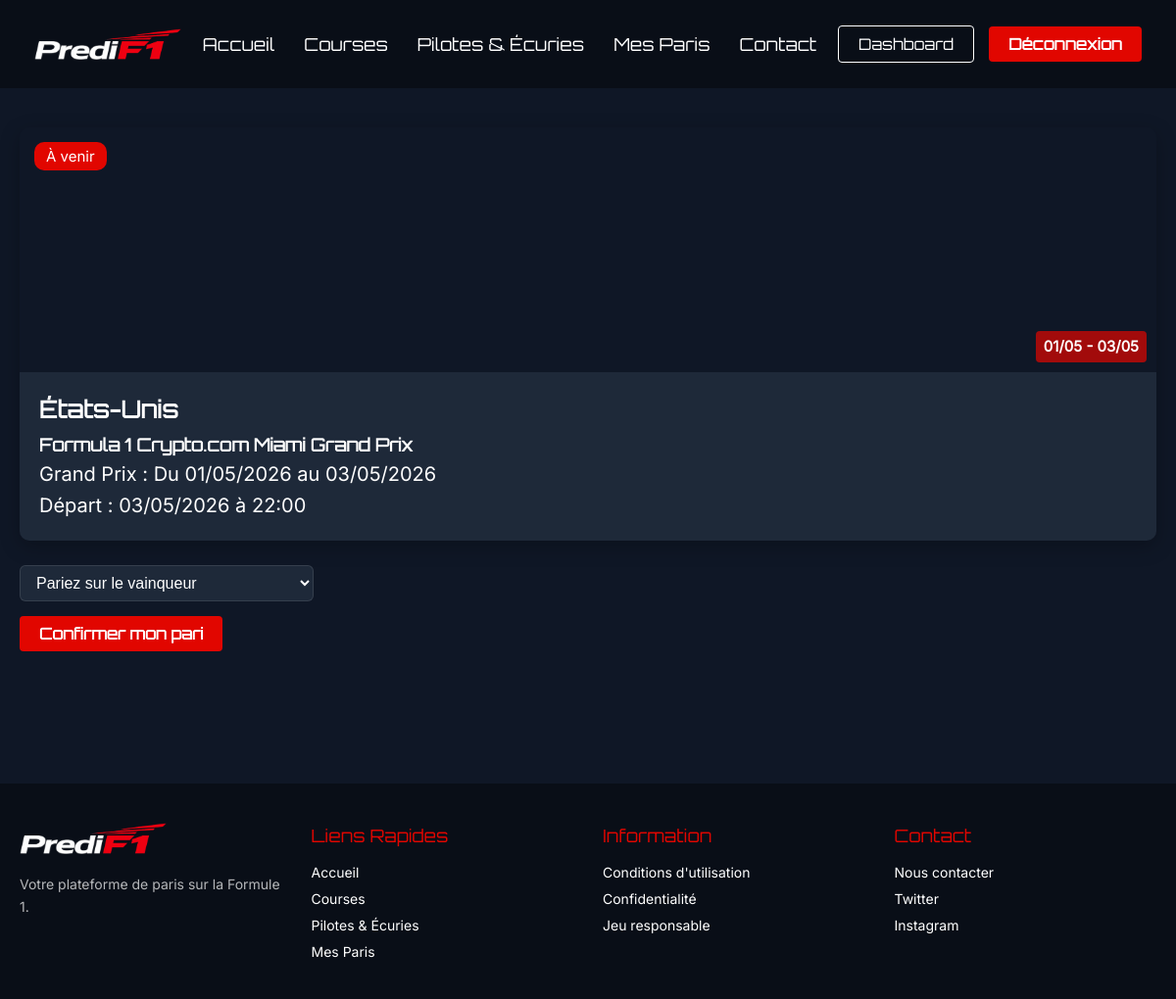
The app's page /?action=parier&idRace=6 (signed in) with its own data.
### tables this page shows
CREATE TABLE `RACE` (
  `id` int(11) NOT NULL,
  `name` varchar(100) DEFAULT NULL,
  `country` varchar(100) DEFAULT NULL,
  `circuitKey_api` int(11) NOT NULL,
  `idWinner` int(11) DEFAULT NULL,
  `gpStart` date DEFAULT NULL,
  `gpEnd` date DEFAULT NULL,
  `raceStart` datetime DEFAULT NULL,
  `picture` varchar(255) DEFAULT NULL,
  `status` varchar(20) DEFAULT 'scheduled'
);

### app/controller/BetController.php (called while the page is built, shortened)
<?php
class BetController extends Controller {
    private $raceModel;
    public function __construct() {
        $this->raceModel = new RaceModel();
    }
    public function showBet() {
        $idRace = $_GET['idRace'];
        $idRace = (int)$idRace;
        try {
            $race = $this->raceModel->getById($idRace);
        } catch(Exception $e) {
            $this->catchError($e);
            return;
        }
        require RACINE . "/app/view/layout/header.php";
        require RACINE . "/app/view/user/bet.php";
        require RACINE . "/app/view/layout/footer.php";
    }
}

### index.php (called while the page is built, shortened)
<?php
$route = new Route();
$route->dispatch();

### app/model/Database.php (called while the page is built, shortened)
<?php
class Database {
    private static ?Database $instance = null;
    private PDO $connection;
    private function __construct(){
        try {
            $this->connection = new PDO(
                "mysql:host=" . $_ENV['DB_HOST'] . ";port=" . $_ENV['DB_PORT'] . ";dbname=" . $_ENV['DB_NAME'],
                $_ENV['DB_USER'],
                $_ENV['DB_PASSWORD']
            );
        } catch (PDOException $e) {
            throw new Exception("Erreur de connexion à la base de données");
        }
    }
    public static function getInstance(): Database {
        if (self::$instance === null){
            self::$instance = new self();
        }
        return self::$instance;
    }
    public function getConnection(): PDO {
        return $this->connection;
    }
}

### app/model/Model.php (called while the page is built, shortened)
<?php
abstract class Model {
    protected $table;
    public $db;
    public function __construct() {
        $this->db = Database::getInstance()->getConnection();
    }
    public function getById($id) {
        try { $query = "SELECT * FROM $this->table WHERE id = :id";
        $stmt = $this->db->prepare($query);
        $stmt->bindValue(':id', $id, PDO::PARAM_INT);
        $stmt->execute();
        return $stmt->fetch(PDO::FETCH_ASSOC);
        } catch (PDOException $e) {
        throw new Exception('Erreur BDD getById : ' . $e->getMessage());
        }
    }
}

### app/view/user/bet.php (the view, shortened to what this page needs)
<article class="race-card-home" aria-label="Formulaire de pari">
     <figure class="race-card-home-img">
        <figcaption class="badge"><?= translateStatus($race['status']) ?></figcaption>
        <?php if($race['name'] === 'Formula 1 Crypto.com Miami Grand Prix') :  ?>
            <video autoplay muted loop preload="metadata" class="race-video"
                onerror="this.outerHTML = '<img src=\'public/img/circuits/default.webp\' alt=\'Circuit par défaut\'>'">
                <source src="public/video/miami.webm" type="video/webm">
                <source src="public/video/miami.mp4" type="video/mp4">
            </video>
        <?php elseif($race['picture']) :  ?>
            <img src="public/img/circuits/<?= htmlspecialchars($race['picture'], ENT_QUOTES, 'UTF-8') ?>"
                alt="<?= htmlspecialchars($race['name'], ENT_QUOTES, 'UTF-8') ?>">
        <?php else :  ?>
            <img src="public/img/circuits/default.webp" alt="Circuit par défaut">
        <?php endif; ?>
        <figcaption class="date-race">
            <p><?= date('d/m', strtotime($race['gpStart'])) ?>
            - <?= date('d/m', strtotime($race['gpEnd'])) ?></p>
        </figcaption>
    </figure>
    <div class="race-card-home-body">
        <div class="info-gp">
            <h2><?= htmlspecialchars($race['country'], ENT_QUOTES, 'UTF-8') ?></h2>
            <div class="info-gp-start">
                <h3><?= htmlspecialchars($race['name'], ENT_QUOTES, 'UTF-8') ?></h3>
                <?php if($race['status'] === 'scheduled') : ?>
                    <p>Grand Prix : Du <?= date('d/m/Y', strtotime($race['gpStart'])) ?>
                        au <?= date('d/m/Y', strtotime($race['gpEnd'])) ?></p>
                        <p>Départ : <?= date('d/m/Y à H:i', strtotime($race['raceStart'])) ?></p>
                <?php endif; ?>
            </div>
        </div>
    </div>
</article>
<section id="profile-info" class="bet-section">
    <form method="POST" action="?action=creer-pari">
        <select class="choice-driver" name="idDriver" value="<?= $driver['id'] ?>"
            id="driver_<?= $driver['id'] ?>" required>
            <option value="" disabled selected>Pariez sur le vainqueur</option>
        </select>
        <button class="btn-register" type="submit">Confirmer mon pari</button>
        <br>
    </form>
</section>

### public/css/main.css (style rules this page uses)
* { margin: 0; padding: 0; box-sizing: border-box; }
button { border: none; background: none; cursor: pointer; font-family: inherit; }
body { background-color: #0F1726; color: #FFFFFF; font-family: "Inter", sans-serif; font-size: 16px; }
h2 { font-size: 18px; font-family: "Orbitron", sans-serif; font-weight: 500; line-height: 1.5; }
@media (min-width: 1024px) { h2 { font-size: 20px; } }
h3 { font-size: 16px; font-family: "Orbitron", sans-serif; font-weight: 500; line-height: 1.5; }
@media (min-width: 1024px) { h3 { font-size: 18px; } }
p { font-size: 16px; font-family: "Inter", sans-serif; line-height: 1.6; }
button { font-size: 16px; font-family: "Orbitron", sans-serif; font-weight: 500; }
.race-card-home-img p { font-size: 15px; font-weight: bold; color: #FFFFFF; }
.race-card-home-img .date-race { position: absolute; bottom: 10px; right: 10px; background-color: rgba(225, 6, 0, 0.7); padding: 4px 8px; border-radius: 4px; }
.btn-register { background-color: #E10600; color: #FFFFFF; border-radius: 4px; font-family: "Orbitron", sans-serif; font-weight: bold; cursor: pointer; transition: background-color 0.3s ease; width: auto; }
.btn-register { padding: 8px 20px; font-size: 16px; }
.race-card-home { display: flex; flex-direction: column; border-radius: 15px; overflow: hidden; box-shadow: 0 6px 20px rgba(0, 0, 0, 0.25); transition: transform 0.2s ease; }
.race-card-home { border-radius: 10px; overflow: hidden; display: flex; flex-direction: column; }
@media (min-width: 1024px) { .race-card-home { margin-bottom: 25px; } }
.race-card-home-img { position: relative; height: auto; }
.race-card-home-body { padding: 15px; background-color: #1E2939; display: flex; flex-direction: column; margin-bottom: -5px; position: relative; overflow: hidden; }
@media (min-width: 1024px) { .race-card-home-body { padding: 20px; margin-bottom: 0px; } }
.race-card-home-body { flex: 1; }
.info-gp { flex: 1; }
.info-gp h2 { font-weight: bold; font-size: 20px; font-family: "Orbitron", sans-serif; }
@media (min-width: 1024px) { .info-gp h2 { font-size: 24px; } }
.info-gp p { font-size: 16px; font-family: "Inter", sans-serif; }
@media (min-width: 1024px) { .info-gp p { font-size: 20px; } }
.info-gp .info-gp-start { padding-top: 5px; }
.info-gp-start h3 { font-family: "Orbitron", sans-serif; font-weight: bold; }
.badge { position: absolute; color: #FFFFFF; background-color: #E10600; border-radius: 10px; top: 10px; left: 10px; padding: 4px 10px; font-size: 15px; }
@media (min-width: 1024px) { .badge { top: 15px; left: 15px; padding: 5px 12px; } }
.bet-section form { display: flex; flex-direction: column; gap: 12px; max-width: 600px; margin-top: 15px; align-items: flex-start; }
@media (min-width: 1024px) { .bet-section form { gap: 15px; max-width: 600px; margin-top: 20px; } }
.bet-section select { background-color: #1E2939; border: 1px solid rgba(255, 255, 255, 0.1); border-radius: 6px; padding: 8px 12px; color: #FFFFFF; font-size: 16px; width: 100%; }
.choice-driver { width: 300px !important; }
.race-video { width: 100%; height: 200px; -o-object-fit: cover; object-fit: cover; display: block; }
@media (min-width: 1024px) { .race-video { height: 250px; } }

### records on screen
race: gpStart "01/05", gpEnd "03/05", country "États-Unis", name "Formula 1 Crypto.com Miami Grand Prix", gpStart "01/05/2026", gpEnd "03/05/2026", raceStart "03/05/2026 à 22:00"
